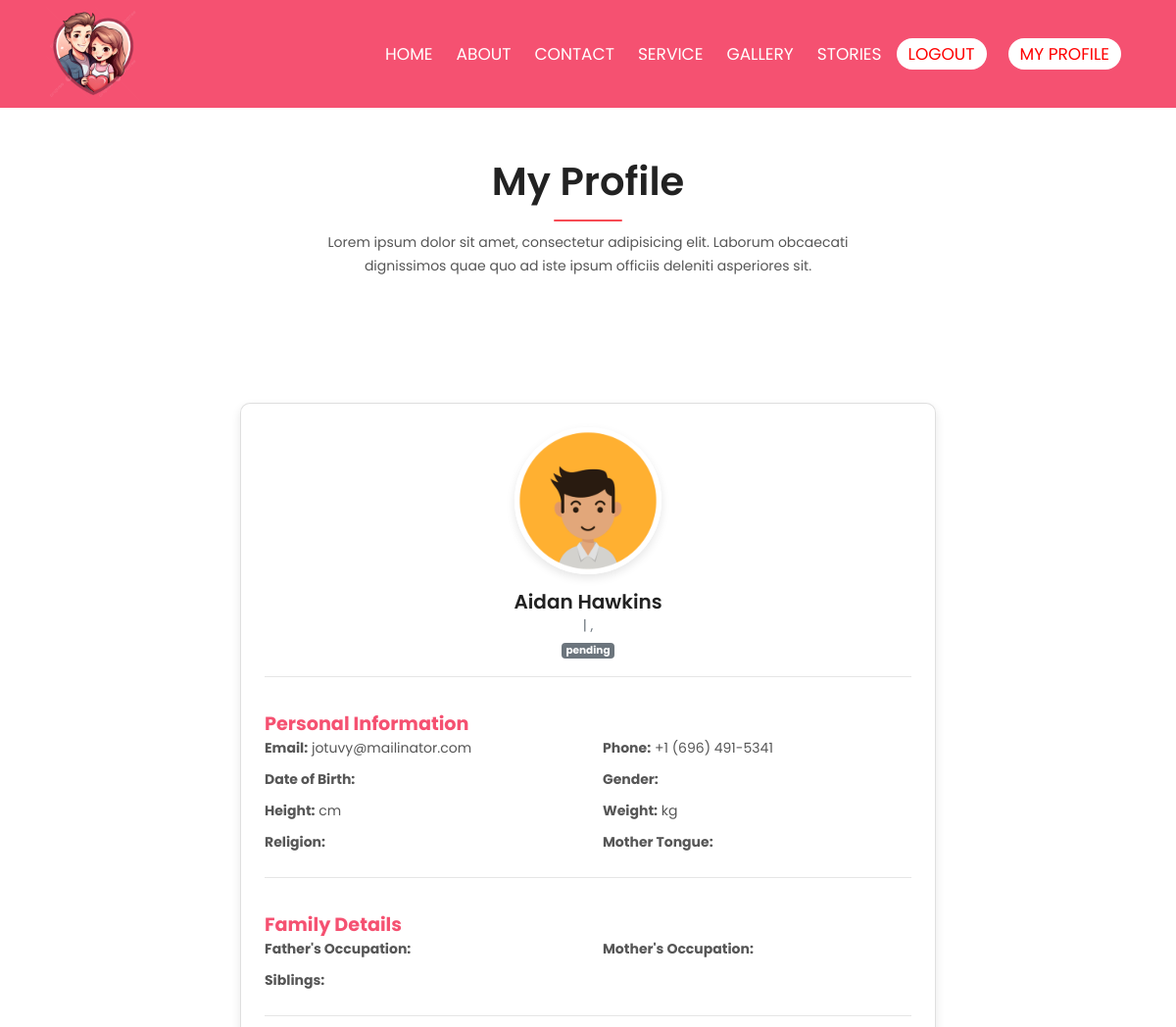
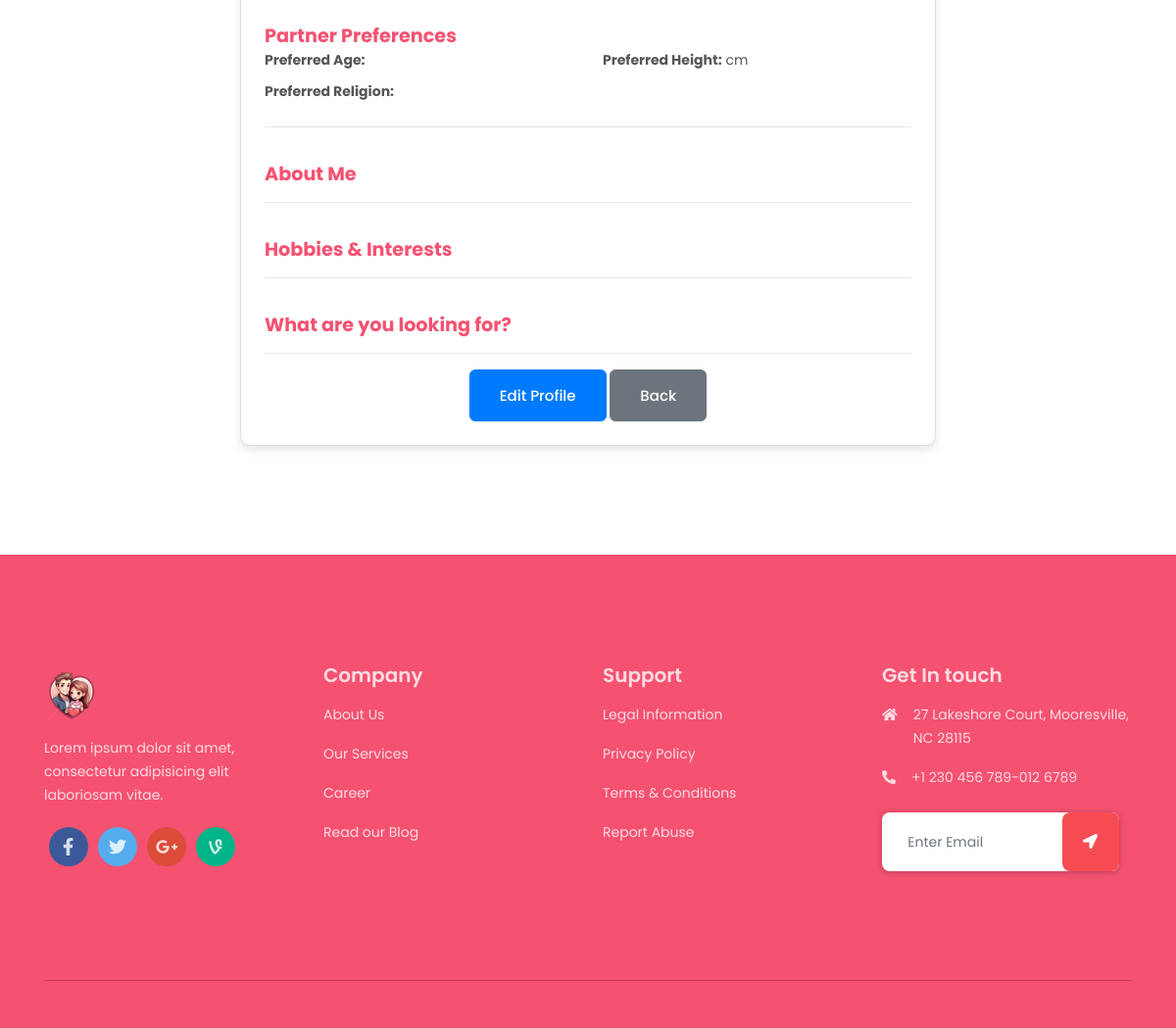
Screenshot of /my_profile.php (signed in) with the database file from the repository (2 pictures, top to bottom).
### tables this page shows
CREATE TABLE `users` (
  `id` int(11) NOT NULL,
  `role_id` int(11) NOT NULL DEFAULT 2,
  `full_name` varchar(255) DEFAULT NULL,
  `profile_img` varchar(255) NOT NULL DEFAULT 'assets/img/avatar/avatar-1.png',
  `password` varchar(255) DEFAULT NULL,
  `dob` date DEFAULT NULL,
  `gender` varchar(10) DEFAULT NULL,
  `email` varchar(255) DEFAULT NULL,
  `phone_no` varchar(20) DEFAULT NULL,
  `height` float DEFAULT NULL,
  `weight` float DEFAULT NULL,
  `cast` varchar(255) DEFAULT NULL,
  `place_of_birth` varchar(255) DEFAULT NULL,
  `state` varchar(255) DEFAULT NULL,
  `city` varchar(255) DEFAULT NULL,
  `religion` varchar(255) DEFAULT NULL,
  `mother_tongue` varchar(255) DEFAULT NULL,
  `education` varchar(255) DEFAULT NULL,
  `occupation` varchar(255) DEFAULT NULL,
  `income` decimal(10,2) DEFAULT NULL,
  `father_occupation` varchar(255) DEFAULT NULL,
  `mother_occupation` varchar(255) DEFAULT NULL,
  `siblings` int(11) DEFAULT NULL,
  `partner_age` int(11) DEFAULT NULL,
  `partner_height` float DEFAULT NULL,
  `partner_religion` varchar(255) DEFAULT NULL,
  `personality_traits` text DEFAULT NULL,
  `hobbies` text DEFAULT NULL,
  `about_me` text DEFAULT NULL,
  `what_are_you_looking_for` text DEFAULT NULL,
  `status` varchar(50) DEFAULT NULL,
  `created_at` timestamp NOT NULL DEFAULT current_timestamp(),
  `updated_at` timestamp NOT NULL DEFAULT current_timestamp() ON UPDATE current_timestamp()
);

### db.php (called while the page is built, shortened)
<?php
$base_url = "http://" . $_SERVER['HTTP_HOST'] . dirname($_SERVER['SCRIPT_NAME']);
?>

### check_login.php (called while the page is built, shortened)
<?php
$user_id = $_SESSION['user_data']['id'];
?>

### my_profile.php (the view, shortened to what this page needs)
<?php include 'header.php'; ?>
<?php include 'check_login.php'; ?>
<?php
    $sql = "SELECT * FROM users WHERE id = $user_id";
    $result = mysqli_query($conn, $sql);
    if ($result && mysqli_num_rows($result) > 0) {
        $user = mysqli_fetch_assoc($result);
    } else {
        echo "No user found.";
    }
?>
<section id="contact" class="contact-area ptb_100 mt-5">
    <div class="container">
        <div class="row justify-content-center">
            <div class="col-12 col-md-10 col-lg-6">
                <div class="section-heading text-center">
                    <h2 class="text-capitalize">My Profile</h2>
                    <p class="d-none d-sm-block mt-4">Lorem ipsum dolor sit amet, consectetur adipisicing elit. Laborum
                        obcaecati dignissimos quae quo ad iste ipsum officiis deleniti asperiores sit.</p>
                </div>
            </div>
        </div>
<div class="container mt-5">
    <div class="row justify-content-center">
        <div class="col-lg-8">
            <div class="card p-4">
                <div class="text-center">
<img src="<?= htmlspecialchars($base_url . '/' . $user['profile_img']) ?>"
     alt="Profile Picture"
     class="profile-img"
     onerror="this.onerror=null; this.src='<?= $base_url ?>/assets/img/avatar/avatar-1.png';">
                    <h3 class="mt-3"><?= htmlspecialchars($user['full_name']) ?></h3>
                    <p class="text-muted"><?= htmlspecialchars($user['occupation']) ?> | <?= htmlspecialchars($user['city']) ?>, <?= htmlspecialchars($user['state']) ?></p>
                <?php if ($user['status'] == 'active'): ?>
                    <span class="badge badge-success">Active</span>
                <?php else: ?>
                    <span class="badge badge-secondary"><?php echo $user['status']; ?></span>
                <?php endif; ?>
                </div>
                <hr>
                <div class="section-title">Personal Information</div>
                <div class="row">
                    <div class="col-md-6 info-item"><strong>Email:</strong> <?= htmlspecialchars($user['email']) ?></div>
                    <div class="col-md-6 info-item"><strong>Phone:</strong> <?= htmlspecialchars($user['phone_no']) ?></div>
                    <div class="col-md-6 info-item"><strong>Date of Birth:</strong> <?= htmlspecialchars($user['dob']) ?></div>
                    <div class="col-md-6 info-item"><strong>Gender:</strong> <?= htmlspecialchars($user['gender']) ?></div>
                    <div class="col-md-6 info-item"><strong>Height:</strong> <?= htmlspecialchars($user['height']) ?> cm</div>
                    <div class="col-md-6 info-item"><strong>Weight:</strong> <?= htmlspecialchars($user['weight']) ?> kg</div>
                    <div class="col-md-6 info-item"><strong>Religion:</strong> <?= htmlspecialchars($user['religion']) ?></div>
                    <div class="col-md-6 info-item"><strong>Mother Tongue:</strong> <?= htmlspecialchars($user['mother_tongue']) ?></div>
                </div>
                <hr>
                <div class="section-title">Family Details</div>
                <div class="row">
                    <div class="col-md-6 info-item"><strong>Father's Occupation:</strong> <?= htmlspecialchars($user['father_occupation']) ?></div>
                    <div class="col-md-6 info-item"><strong>Mother's Occupation:</strong> <?= htmlspecialchars($user['mother_occupation']) ?></div>
                    <div class="col-md-6 info-item"><strong>Siblings:</strong> <?= htmlspecialchars($user['siblings']) ?></div>
                </div>
                <hr>
                <div class="section-title">Partner Preferences</div>
                <div class="row">
                    <div class="col-md-6 info-item"><strong>Preferred Age:</strong> <?= htmlspecialchars($user['partner_age']) ?></div>
                    <div class="col-md-6 info-item"><strong>Preferred Height:</strong> <?= htmlspecialchars($user['partner_height']) ?> cm</div>
                    <div class="col-md-6 info-item"><strong>Preferred Religion:</strong> <?= htmlspecialchars($user['partner_religion']) ?></div>
                </div>
                <hr>
                <div class="section-title">About Me</div>
                <hr>
                <div class="section-title">Hobbies & Interests</div>
                <hr>
                <div class="section-title">What are you looking for?</div>
                <hr>
                <div class="text-center">
                    <a href="update_profile.php" class="btn btn-primary">Edit Profile</a>
                    <a href="index.php" class="btn btn-secondary">Back</a>
                </div>
            </div>
        </div>
    </div>
</div>
    </div>
</section>
<?php include 'footer.php'; ?>

### assets/css/style.css (style rules this page uses)
* { margin: 0; padding: 0; }
body { font-family: 'Poppins', sans-serif; font-size: 14px; line-height: 24px; font-weight: 400; color: #565656; }
section, .section { position: relative; }
.container { width: 100%; margin: 0 auto; }
h1, h2, h3, .h3, h4, h5, h6 { font-weight: 600; color: #222; margin-bottom: 0; }
h2 { font-size: 40px; line-height: 1.3; }
h3, .h3 { font-size: 20px; line-height: 1.2; }
p { font-size: 14px; font-weight: 400; line-height: 24px; color: #565656; margin-bottom: 0; }
a { color: #444; -webkit-transition: all 0.3s ease 0s; transition: all 0.3s ease 0s; }
a, a:hover, a:focus, .btn:focus { text-decoration: none; outline: none; -webkit-box-shadow: none; box-shadow: none; }
img { height: auto; max-width: 100%; }
.section-heading { margin-bottom: 80px; }
.section-heading > h2 { position: relative; }
.section-heading > h2::after { position: absolute; content: ''; height: 2px; width: 70px; background: #f74b54; border-radius: 8px; bottom: -15px; left: 50%; -webkit-transform: translateX(-50%); transform: translateX(-50%); }
.ptb_100 { padding: 100px 0; }
.btn { font-size: 15px; font-weight: 500; color: #fff; line-height: 1; text-align: center; padding: 18px 30px; border-radius: 6px; outline: 0 none; position: relative; z-index: 1; }

### header.php (style rules this page uses)
.ptb_100 { padding: 111px 0 !important; }

### my_profile.php (style rules this page uses)
.profile-img { width: 150px; height: 150px; object-fit: cover; border-radius: 50%; border: 3px solid #fff; box-shadow: 0px 4px 10px rgba(0, 0, 0, 0.1); }
.card { border-radius: 10px; box-shadow: 0px 4px 10px rgba(0, 0, 0, 0.1); }
.section-title { font-size: 1.2rem; font-weight: bold; color:#f55171; margin-top: 20px; }
.info-item { margin-bottom: 8px; }

### rows the page displays
users: profile_img (picture), full_name "Aidan Hawkins", status "pending", email "jotuvy@mailinator.com", phone_no "+1 (696) 491-5341"
